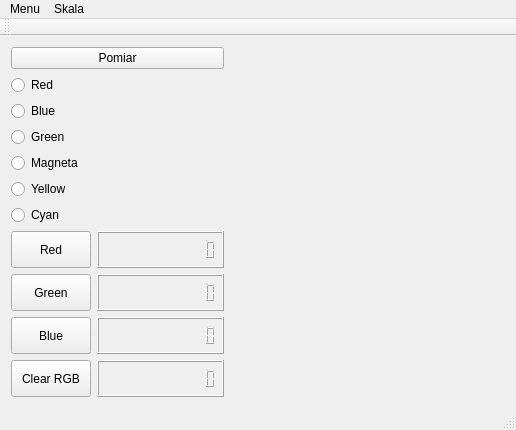
<?xml version="1.0" encoding="UTF-8"?>
<ui version="4.0">
 <class>MainWindow</class>
 <widget class="QMainWindow" name="MainWindow">
  <property name="geometry">
   <rect>
    <x>0</x>
    <y>0</y>
    <width>516</width>
    <height>430</height>
   </rect>
  </property>
  <property name="windowTitle">
   <string>MainWindow</string>
  </property>
  <widget class="QWidget" name="centralWidget">
   <layout class="QGridLayout" name="gridLayout">
    <item row="0" column="0">
     <layout class="QVBoxLayout" name="verticalLayout_2">
      <item>
       <layout class="QVBoxLayout" name="verticalLayout_5">
        <item>
         <widget class="QPushButton" name="button_RGB">
          <property name="sizePolicy">
           <sizepolicy hsizetype="Minimum" vsizetype="Minimum">
            <horstretch>0</horstretch>
            <verstretch>0</verstretch>
           </sizepolicy>
          </property>
          <property name="text">
           <string>Pomiar</string>
          </property>
         </widget>
        </item>
        <item>
         <widget class="QRadioButton" name="radioRed">
          <property name="sizePolicy">
           <sizepolicy hsizetype="Minimum" vsizetype="Minimum">
            <horstretch>0</horstretch>
            <verstretch>0</verstretch>
           </sizepolicy>
          </property>
          <property name="text">
           <string>Red</string>
          </property>
         </widget>
        </item>
        <item>
         <widget class="QRadioButton" name="radioBlue">
          <property name="sizePolicy">
           <sizepolicy hsizetype="Minimum" vsizetype="Minimum">
            <horstretch>0</horstretch>
            <verstretch>0</verstretch>
           </sizepolicy>
          </property>
          <property name="text">
           <string>Blue</string>
          </property>
         </widget>
        </item>
        <item>
         <widget class="QRadioButton" name="radioGreen">
          <property name="sizePolicy">
           <sizepolicy hsizetype="Minimum" vsizetype="Minimum">
            <horstretch>0</horstretch>
            <verstretch>0</verstretch>
           </sizepolicy>
          </property>
          <property name="text">
           <string>Green</string>
          </property>
         </widget>
        </item>
        <item>
         <widget class="QRadioButton" name="radioMagenta">
          <property name="sizePolicy">
           <sizepolicy hsizetype="Minimum" vsizetype="Minimum">
            <horstretch>0</horstretch>
            <verstretch>0</verstretch>
           </sizepolicy>
          </property>
          <property name="text">
           <string>Magneta</string>
          </property>
         </widget>
        </item>
        <item>
         <widget class="QRadioButton" name="radioYellow">
          <property name="sizePolicy">
           <sizepolicy hsizetype="Minimum" vsizetype="Minimum">
            <horstretch>0</horstretch>
            <verstretch>0</verstretch>
           </sizepolicy>
          </property>
          <property name="text">
           <string>Yellow</string>
          </property>
         </widget>
        </item>
        <item>
         <widget class="QRadioButton" name="radioCyan">
          <property name="sizePolicy">
           <sizepolicy hsizetype="Minimum" vsizetype="Minimum">
            <horstretch>0</horstretch>
            <verstretch>0</verstretch>
           </sizepolicy>
          </property>
          <property name="text">
           <string>Cyan</string>
          </property>
         </widget>
        </item>
       </layout>
      </item>
      <item>
       <layout class="QVBoxLayout" name="verticalLayout">
        <item>
         <layout class="QHBoxLayout" name="horizontalLayout">
          <item>
           <widget class="QPushButton" name="button_R">
            <property name="sizePolicy">
             <sizepolicy hsizetype="Minimum" vsizetype="Ignored">
              <horstretch>0</horstretch>
              <verstretch>0</verstretch>
             </sizepolicy>
            </property>
            <property name="text">
             <string>Red</string>
            </property>
           </widget>
          </item>
          <item>
           <widget class="QLCDNumber" name="lcdR">
            <property name="font">
             <font>
              <pointsize>36</pointsize>
             </font>
            </property>
            <property name="digitCount">
             <number>12</number>
            </property>
           </widget>
          </item>
         </layout>
        </item>
        <item>
         <layout class="QHBoxLayout" name="horizontalLayout_2">
          <item>
           <widget class="QPushButton" name="button_G">
            <property name="sizePolicy">
             <sizepolicy hsizetype="Minimum" vsizetype="Ignored">
              <horstretch>0</horstretch>
              <verstretch>0</verstretch>
             </sizepolicy>
            </property>
            <property name="text">
             <string>Green</string>
            </property>
           </widget>
          </item>
          <item>
           <widget class="QLCDNumber" name="lcdG">
            <property name="font">
             <font>
              <pointsize>36</pointsize>
             </font>
            </property>
            <property name="digitCount">
             <number>12</number>
            </property>
           </widget>
          </item>
         </layout>
        </item>
        <item>
         <layout class="QHBoxLayout" name="horizontalLayout_3">
          <item>
           <widget class="QPushButton" name="button_B">
            <property name="sizePolicy">
             <sizepolicy hsizetype="Minimum" vsizetype="Ignored">
              <horstretch>0</horstretch>
              <verstretch>0</verstretch>
             </sizepolicy>
            </property>
            <property name="text">
             <string>Blue</string>
            </property>
           </widget>
          </item>
          <item>
           <widget class="QLCDNumber" name="lcdB">
            <property name="font">
             <font>
              <pointsize>36</pointsize>
             </font>
            </property>
            <property name="digitCount">
             <number>12</number>
            </property>
           </widget>
          </item>
         </layout>
        </item>
        <item>
         <layout class="QHBoxLayout" name="horizontalLayout_4">
          <item>
           <widget class="QPushButton" name="button_C">
            <property name="sizePolicy">
             <sizepolicy hsizetype="Minimum" vsizetype="Ignored">
              <horstretch>0</horstretch>
              <verstretch>0</verstretch>
             </sizepolicy>
            </property>
            <property name="text">
             <string>Clear RGB</string>
            </property>
           </widget>
          </item>
          <item>
           <widget class="QLCDNumber" name="lcdC">
            <property name="digitCount">
             <number>12</number>
            </property>
           </widget>
          </item>
         </layout>
        </item>
       </layout>
      </item>
     </layout>
    </item>
    <item row="0" column="1">
     <widget class="ColorWidget" name="widget" native="true">
      <property name="sizePolicy">
       <sizepolicy hsizetype="Preferred" vsizetype="Preferred">
        <horstretch>50</horstretch>
        <verstretch>0</verstretch>
       </sizepolicy>
      </property>
      <property name="minimumSize">
       <size>
        <width>0</width>
        <height>0</height>
       </size>
      </property>
      <zorder></zorder>
     </widget>
    </item>
   </layout>
  </widget>
  <widget class="QMenuBar" name="menuBar">
   <property name="geometry">
    <rect>
     <x>0</x>
     <y>0</y>
     <width>516</width>
     <height>21</height>
    </rect>
   </property>
   <widget class="QMenu" name="menuMenu">
    <property name="title">
     <string>Menu</string>
    </property>
    <addaction name="wlacz_led"/>
    <addaction name="wylacz_led"/>
    <addaction name="actionZapisz_pomiar"/>
    <addaction name="actionUstawienia_czujnika"/>
    <addaction name="actionZamknij"/>
   </widget>
   <widget class="QMenu" name="menuSkala">
    <property name="title">
     <string>Skala</string>
    </property>
    <addaction name="action10kHz"/>
    <addaction name="action100kHz"/>
    <addaction name="action600kHz"/>
   </widget>
   <addaction name="menuMenu"/>
   <addaction name="menuSkala"/>
  </widget>
  <widget class="QToolBar" name="mainToolBar">
   <attribute name="toolBarArea">
    <enum>TopToolBarArea</enum>
   </attribute>
   <attribute name="toolBarBreak">
    <bool>false</bool>
   </attribute>
  </widget>
  <widget class="QStatusBar" name="statusBar"/>
  <action name="wlacz_led">
   <property name="text">
    <string>Włącz Led</string>
   </property>
  </action>
  <action name="wylacz_led">
   <property name="text">
    <string>Wyłącz Led</string>
   </property>
  </action>
  <action name="action10kHz">
   <property name="text">
    <string>10kHz</string>
   </property>
  </action>
  <action name="action100kHz">
   <property name="text">
    <string>100kHz</string>
   </property>
  </action>
  <action name="action600kHz">
   <property name="text">
    <string>600kHz</string>
   </property>
  </action>
  <action name="action_czerwony">
   <property name="text">
    <string>Czerwony</string>
   </property>
  </action>
  <action name="actionZapisz_pomiar">
   <property name="text">
    <string>Zapisz pomiar</string>
   </property>
  </action>
  <action name="actionZamknij">
   <property name="text">
    <string>Zamknij</string>
   </property>
  </action>
  <action name="actionUstawienia_czujnika">
   <property name="text">
    <string>Ustawienia czujnika</string>
   </property>
  </action>
  <action name="actionZr_b_pomiar">
   <property name="text">
    <string>Zrób pomiar </string>
   </property>
  </action>
  <action name="actionSprawd_R">
   <property name="text">
    <string>Sprawdź R</string>
   </property>
  </action>
  <action name="actionSprawd_G">
   <property name="text">
    <string>Sprawdź G</string>
   </property>
  </action>
  <action name="actionSprawd_B">
   <property name="text">
    <string>Sprawdź B</string>
   </property>
  </action>
  <action name="actionSprawd_C">
   <property name="text">
    <string>Sprawdź C</string>
   </property>
  </action>
 </widget>
 <layoutdefault spacing="6" margin="11"/>
 <customwidgets>
  <customwidget>
   <class>ColorWidget</class>
   <extends>QWidget</extends>
   <header>colorwidget.h</header>
   <container>1</container>
  </customwidget>
 </customwidgets>
 <resources/>
 <connections/>
</ui>
